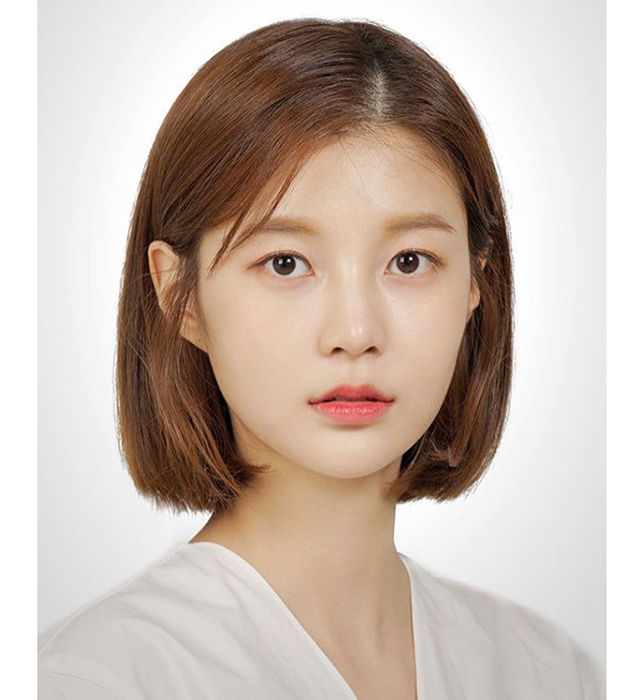
#> input picture media/images/1111aaaa.jpeg, 640 x 700 px
$ python -i color_extraction.py   (imports and definitions only)
#> lines starting #> are read from the running program, lines starting #| are printed output that depends on the picture
import cv2
import matplotlib.pyplot as plt
import numpy as np
import requests
from sklearn.cluster import KMeans
from collections import Counter
import colorsys

class MainColorExtraction:
    URL = None
    COLOR = None
    CLUSTERS = 3

    def __init__(self,image_url):
        self.URL = image_url

    def get_main_color(self):
        image_type = self.URL[-3:]
        img = self.read_rgb_image(image_type)
        img = cv2.resize(img,dsize=(500,500),interpolation=cv2.INTER_AREA)

        grabcut_img = self.grabcut(img)
        cluster = self.clustering_image_color(grabcut_img)
        self.COLOR = self.extract_main_color(cluster)

        # palette = self.rgb_palette(self.COLOR)
        # self.show_img_compar(grabcut_img,palette)

        return self.COLOR

    def read_rgb_image(self,image_type):
        if image_type == 'gif':
            img = self.get_gif_image()
        else:
            img = self.get_normal_image()
        img = cv2.cvtColor(img,cv2.COLOR_BGR2RGB)

        return img

    # [31 lines left out: functions get_gif_image, get_normal_image, grabcut, remove_grabcut_bg, not called in this run]

    def mean_shift_color(self,image):
        mean = cv2.pyrMeanShiftFiltering(image, 30, 30, None, 5)
        return mean

    # [52 lines left out: functions clustering_image_color, extract_main_color, rgb_palette, show_img_compar, not called in this run]


>>> import cv2
>>> picture = cv2.imread('../../../media/images/1111aaaa.jpeg', cv2.IMREAD_GRAYSCALE)
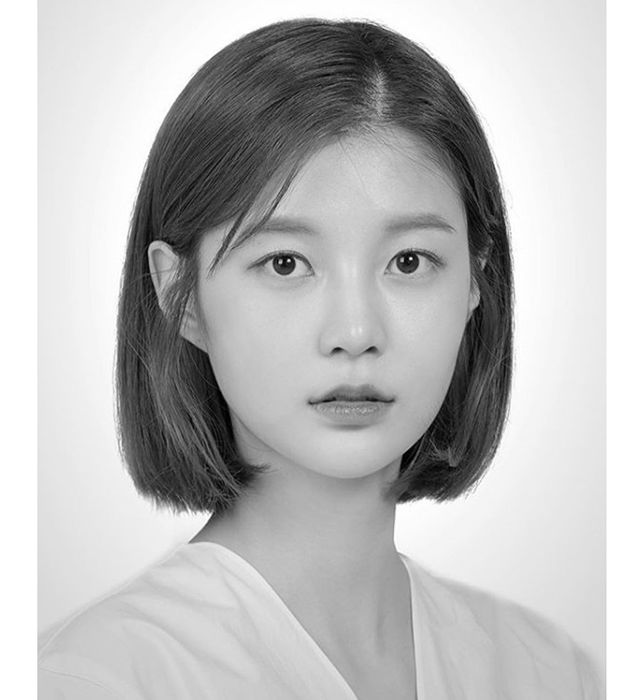
#> picture: shape (700, 640); min 0, max 255, mean 188.1
#> (the run stopped early here; a loop or call above may not have finished)

$ run again, on media/images/spr11.PNG
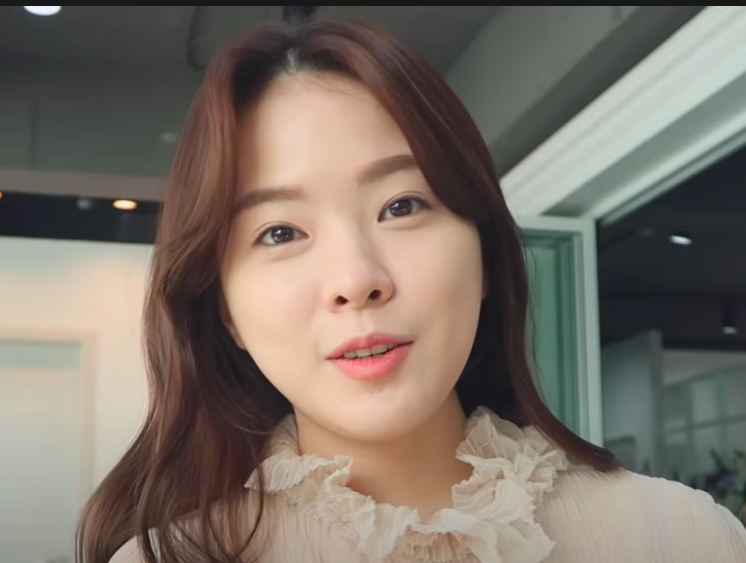
#> input picture media/images/spr11.PNG, 746 x 563 px
#> `picture = cv2.imread('../../../media/images/1111aaaa.jpeg', cv2.IMREAD..`:
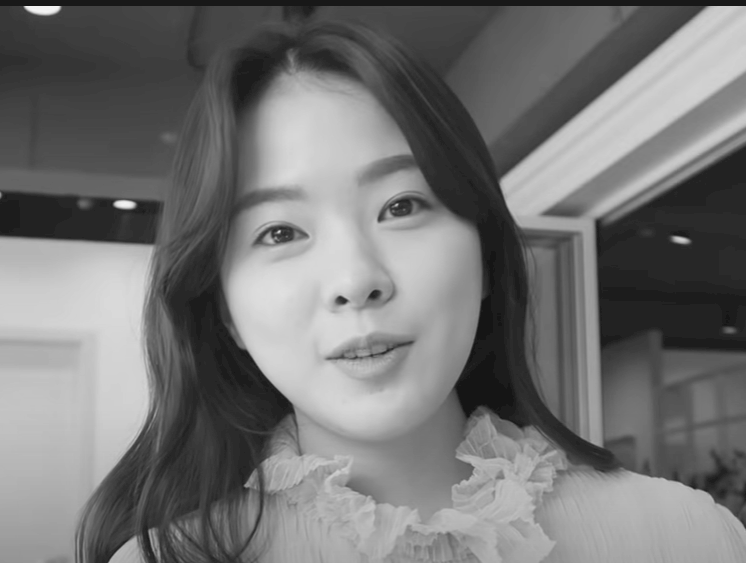
#> picture: shape (563, 746); min 21, max 245, mean 116.3
